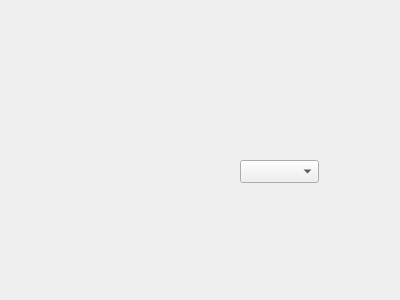
<?xml version="1.0" encoding="UTF-8"?>
<ui version="4.0">
 <class>Form</class>
 <widget class="QWidget" name="Form">
  <property name="geometry">
   <rect>
    <x>0</x>
    <y>0</y>
    <width>400</width>
    <height>300</height>
   </rect>
  </property>
  <property name="windowTitle">
   <string>Form</string>
  </property>
  <widget class="PyDMEnumComboBox" name="PyDMEnumComboBox">
   <property name="geometry">
    <rect>
     <x>240</x>
     <y>160</y>
     <width>79</width>
     <height>23</height>
    </rect>
   </property>
   <property name="toolTip">
    <string/>
   </property>
   <property name="channel" stdset="0">
    <string>pva://PyDM:PVA:Enum</string>
   </property>
  </widget>
  <widget class="PyDMEnumButton" name="PyDMEnumButton">
   <property name="geometry">
    <rect>
     <x>90</x>
     <y>130</y>
     <width>98</width>
     <height>100</height>
    </rect>
   </property>
   <property name="toolTip">
    <string/>
   </property>
   <property name="channel" stdset="0">
    <string>pva://PyDM:PVA:Enum</string>
   </property>
  </widget>
  <widget class="PyDMLabel" name="PyDMLabel">
   <property name="geometry">
    <rect>
     <x>160</x>
     <y>70</y>
     <width>61</width>
     <height>15</height>
    </rect>
   </property>
   <property name="toolTip">
    <string/>
   </property>
   <property name="channel" stdset="0">
    <string>pva://PyDM:PVA:Enum</string>
   </property>
  </widget>
 </widget>
 <customwidgets>
  <customwidget>
   <class>PyDMLabel</class>
   <extends>QLabel</extends>
   <header>pydm.widgets.label</header>
  </customwidget>
  <customwidget>
   <class>PyDMEnumButton</class>
   <extends>QWidget</extends>
   <header>pydm.widgets.enum_button</header>
  </customwidget>
  <customwidget>
   <class>PyDMEnumComboBox</class>
   <extends>QComboBox</extends>
   <header>pydm.widgets.enum_combo_box</header>
  </customwidget>
 </customwidgets>
 <resources/>
 <connections/>
</ui>
